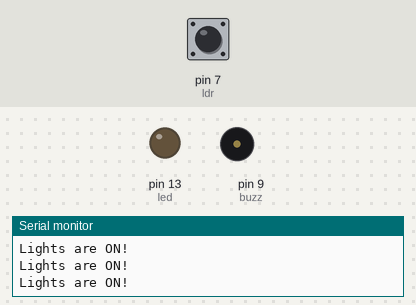
Simulated run of this sketch. Board: Arduino Uno, built with avr-gcc and run on an emulated ATmega328P. On the bench: output pins drawn as LEDs (lit = HIGH), buzzer (waves = sounding, pin HIGH), the last lines printed to the serial monitor. Dashed ring = blinking. The inputs (shaded band) are chosen by the test bench; at power-on: pin 7 (ldr) LOW.

Above: at 1.2 s.
1.3 s: pin 7 (ldr) driven HIGH
At 2.4 s:
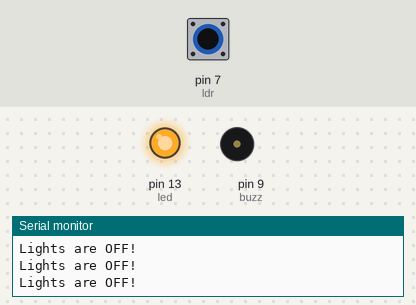
3.4 s: pin 7 (ldr) driven LOW
At 4.5 s:
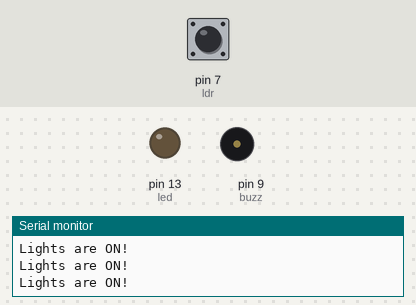
6.4 s: pin 7 (ldr) pulsed HIGH 2 times (0.12 s each, 0.3 s apart)
At 6.52 s:
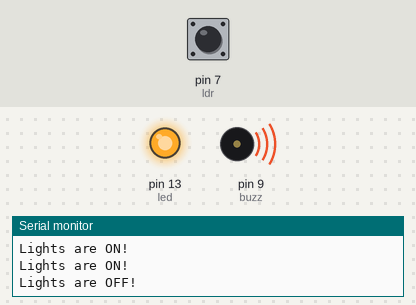
10.0 s: pin 7 (ldr) pulsed HIGH 5 times (0.12 s each, 0.3 s apart)
At 12.3 s:
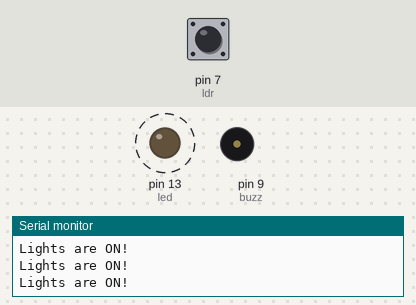
Timing chart, 0 to 13.8 s (numbered marks = the images above; inputs shaded):
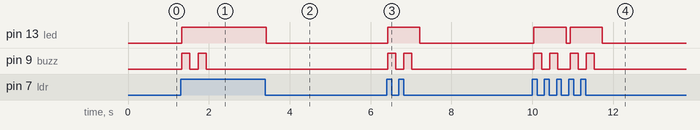

Measured:
- after the input at 1.3 s, pin 13 (led): LOW → HIGH at once; pin 9 (buzz): alternates HIGH for 0.20 s and LOW for 0.20 s, 4 changes in all, then stays LOW, starting at once
- after the input at 3.4 s, pin 13 (led): HIGH → LOW at once
- after the input at 6.4 s, pin 13 (led): LOW → HIGH at once, → LOW 0.80 s later; pin 9 (buzz): alternates HIGH for 0.20 s and LOW for 0.20 s, 4 changes in all, then stays LOW, starting at once
- after the input at 10.0 s, pin 13 (led): alternates HIGH for 0.80 s and LOW for 0.10 s, 4 changes in all, then stays LOW, starting at once; pin 9 (buzz): LOW → HIGH at once, → LOW 0.20 s later, → HIGH 0.20 s later, → LOW 0.20 s later, … (8 changes in this stretch)

The sketch:

02_with_buzzer.ino
```cpp
int ldr = 7, led = 13, buzz = 9;
int ldrState;
bool flag;

void setup() {
  pinMode(ldr, INPUT);
  pinMode(led, OUTPUT);
  pinMode(buzz, OUTPUT);
  Serial.begin(9600);
}

void loop() {
  ldrState = digitalRead(ldr);
  if(ldrState == HIGH) {
    Serial.println("Lights are OFF!");
    digitalWrite(led, HIGH);
    if (flag == true) beepBuzzer(2);
    flag = false;
  } else {
    Serial.println("Lights are ON!");
    digitalWrite(led, LOW);
    flag = true;
  }
}

void beepBuzzer(int times) {
  for(int i=0; i<times; i++) {
    digitalWrite(buzz, HIGH);
    delay(200);
    digitalWrite(buzz, LOW);
    delay(200);
  }
}
```
